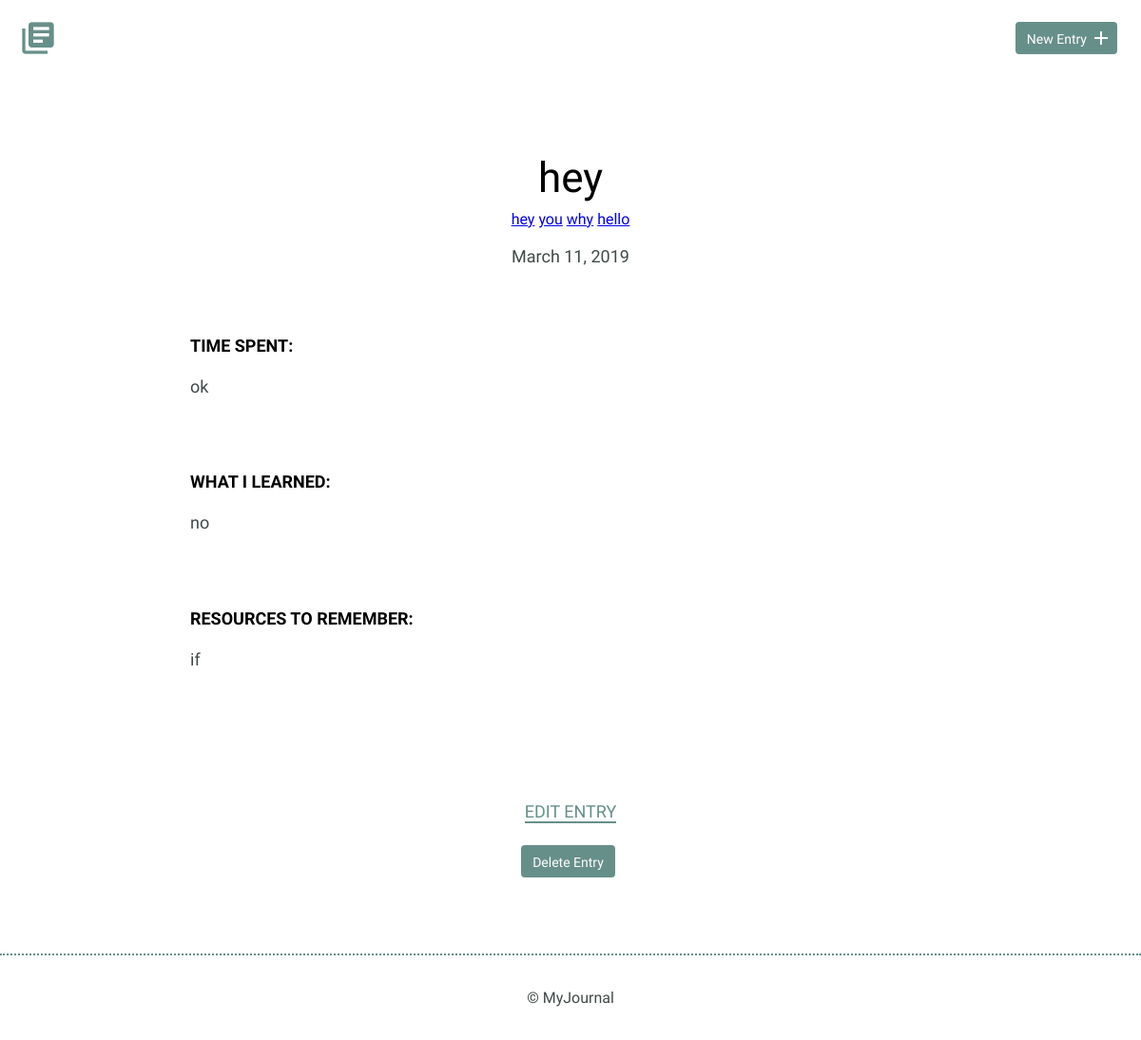
Page /detail.php?id=23 on the committed database.
### tables this page shows
CREATE TABLE "entries" (
	`id`	INTEGER,
	`title`	TEXT,
	`date`	TEXT,
	`time_spent`	INTEGER,
	`learned`	BLOB,
	`resources`	BLOB,
	PRIMARY KEY(`id`)
);

### inc/functions.php (called while the page is built, shortened)
<?php
function get_journal_entry($entry_id){
  include 'connection.php';
  $sql = 'SELECT * FROM entries WHERE id = ?';
  try {
    $results = $db->prepare($sql);
    $results->bindValue(1, $entry_id, PDO::PARAM_INT);
    $results->execute();
  } catch (Exception $e) {
    echo $e->getMessage();
    return false;
  }
  return $results->fetch();
}
function get_tags_for_entry($entry_id) {
  include 'connection.php';
  $sql = 'SELECT tags.name, tags.id
          FROM tags
          JOIN entry_tags ON tags.id = entry_tags.tag_id
          WHERE entry_tags.entry_id = ?';
  try {
    $results = $db->prepare($sql);
    $results->bindValue(1, $entry_id, PDO::PARAM_INT);
    $results->execute();
  } catch (Exception $e) {
    echo $e->getMessage();
    return false;
  }
  return $results;
}

### detail.php (the view, shortened to what this page needs)
<?php
require_once "inc/functions.php";
if (isset($_GET['id'])) {
  list($entry_id, $title, $date, $time_spent, $learned, $resources) = get_journal_entry(filter_input(INPUT_GET, 'id', FILTER_SANITIZE_NUMBER_INT));
}
include "inc/header.php";
?>
  <div class="entry-list single">
    <article>
      <h1><?php echo $title ?></h1>
      <div class="tag-list">
        <?php
          foreach (get_tags_for_entry($entry_id) as $tag) {
            echo "<a href='tag.php?id=" .$tag['id']. "'>" .$tag['name']. "</a>  ";
          }
        ?>
      </div>
      <br>
      <time datetime="<?php echo $date ?>"><?php echo strftime("%B %d, %Y", strtotime($date)); ?></time>
      <div class="entry">
        <h3>Time Spent: </h3>
        <p><?php echo $time_spent ?></p>
      </div>
      <div class="entry">
        <h3>What I Learned:</h3>
        <p><?php echo $learned ?></p>
      </div>
      <div class="entry">
        <h3>Resources to Remember:</h3>
        <p><?php echo $resources ?></p>
      </div>
    </article>
  </div>
  <div class="edit">
    <p><a href="edit.php?id=<?php echo $entry_id?>">Edit Entry</a></p>
    <form method='post' onsubmit=\"return confirm('Are you sure?');\">
      <input type='submit' class='button button-danger' value='Delete Entry' />
    </form>
  </div>
<?php include "inc/footer.php" ?>

### css/site.css (style rules this page uses)
body { font-size: 16px; color: #404a49; font-family: 'Cousine', serif; font-weight: 400; }
.button { padding: 8px 10px 6px 10px; background: #678f89; border: 2px solid #678f89; border-radius: 4px; text-decoration: none; color: #FFF; position: relative; text-align: center; font-size: 14px; }
h1, h2, h3 { margin: 0; font-weight: 400; line-height: 1em; color: #000; }
h1 { font-size: 44px; margin-bottom: 12px; }
h3 { font-size: 18px; font-family: 'Work Sans', serif; font-weight: 600; text-transform: uppercase; }
p { line-height: 1.8em; font-size: 18px; }
p a { border-bottom: 2px solid #678f89; padding: 0; color: #678f89; text-decoration: none; }
.entry-list, .edit-entry, .new-entry { max-width: 800px; margin: 0 auto; padding: 70px 0 150px 0; }
.entry-list article { margin-bottom: 70px; text-align: center; }
.entry-list article:last-child { margin-bottom: 0; }
.entry-list.single { padding-bottom: 70px; }
.entry-list.single time { font-size: 18px; }
.entry { max-width: 800px; margin: 75px auto 0 auto; text-align: left; }
.entry p { margin-bottom: 40px; }
.edit { padding-bottom: 80px; text-align: center; margin: 0 auto; }
.edit a { font-weight: 400; text-transform: uppercase; font-size: 18px; }
input[type=submit] { margin-right: 5px; }

### rows in the picture
entries: title "hey", date "March 11, 2019", time_spent "ok", learned "no", resources "if"

### other values in the picture
$tag['name'] "hey"
$tag['name'] "you"
$tag['name'] "why"
$tag['name'] "hello"
